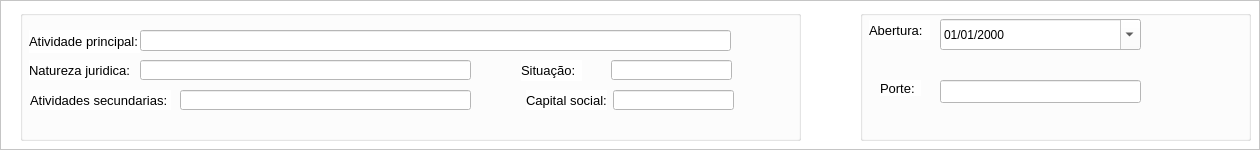
            <widget class="QFrame" name="frame_16">
             <property name="styleSheet">
              <string notr="true">background-color: rgb(255, 255, 255);</string>
             </property>
             <property name="frameShape">
              <enum>QFrame::StyledPanel</enum>
             </property>
             <property name="frameShadow">
              <enum>QFrame::Raised</enum>
             </property>
             <widget class="QGroupBox" name="groupBox_15">
              <property name="geometry">
               <rect>
                <x>20</x>
                <y>10</y>
                <width>781</width>
                <height>131</height>
               </rect>
              </property>
              <property name="title">
               <string/>
              </property>
              <widget class="QLineEdit" name="capitalSocialEmpresa">
               <property name="geometry">
                <rect>
                 <x>593</x>
                 <y>80</y>
                 <width>121</width>
                 <height>20</height>
                </rect>
               </property>
               <property name="font">
                <font>
                 <family>Arial</family>
                 <pointsize>10</pointsize>
                </font>
               </property>
               <property name="styleSheet">
                <string notr="true">background-color: rgb(255, 255, 255);</string>
               </property>
               <property name="text">
                <string/>
               </property>
              </widget>
              <widget class="QLabel" name="label_89">
               <property name="geometry">
                <rect>
                 <x>506</x>
                 <y>80</y>
                 <width>81</width>
                 <height>20</height>
                </rect>
               </property>
               <property name="font">
                <font>
                 <family>Arial</family>
                 <pointsize>10</pointsize>
                </font>
               </property>
               <property name="text">
                <string>Capital social:</string>
               </property>
              </widget>
              <widget class="QLabel" name="label_86">
               <property name="geometry">
                <rect>
                 <x>9</x>
                 <y>50</y>
                 <width>101</width>
                 <height>20</height>
                </rect>
               </property>
               <property name="font">
                <font>
                 <family>Arial</family>
                 <pointsize>10</pointsize>
                </font>
               </property>
               <property name="text">
                <string>Natureza juridica:</string>
               </property>
              </widget>
              <widget class="QLineEdit" name="naturezaJuridica">
               <property name="geometry">
                <rect>
                 <x>120</x>
                 <y>50</y>
                 <width>331</width>
                 <height>20</height>
                </rect>
               </property>
               <property name="font">
                <font>
                 <family>Arial</family>
                 <pointsize>10</pointsize>
                </font>
               </property>
               <property name="styleSheet">
                <string notr="true">background-color: rgb(255, 255, 255);</string>
               </property>
               <property name="text">
                <string/>
               </property>
              </widget>
              <widget class="QLabel" name="label_85">
               <property name="geometry">
                <rect>
                 <x>9</x>
                 <y>20</y>
                 <width>111</width>
                 <height>23</height>
                </rect>
               </property>
               <property name="font">
                <font>
                 <family>Arial</family>
                 <pointsize>10</pointsize>
                </font>
               </property>
               <property name="text">
                <string>Atividade principal:</string>
               </property>
              </widget>
              <widget class="QLineEdit" name="atividadePrincipal">
               <property name="geometry">
                <rect>
                 <x>120</x>
                 <y>20</y>
                 <width>591</width>
                 <height>21</height>
                </rect>
               </property>
               <property name="font">
                <font>
                 <family>Arial</family>
                 <pointsize>10</pointsize>
                </font>
               </property>
               <property name="styleSheet">
                <string notr="true">background-color: rgb(255, 255, 255);</string>
               </property>
               <property name="text">
                <string/>
               </property>
              </widget>
              <widget class="QLineEdit" name="situacaoEmpresa">
               <property name="geometry">
                <rect>
                 <x>591</x>
                 <y>50</y>
                 <width>121</width>
                 <height>20</height>
                </rect>
               </property>
               <property name="font">
                <font>
                 <family>Arial</family>
                 <pointsize>10</pointsize>
                </font>
               </property>
               <property name="styleSheet">
                <string notr="true">background-color: rgb(255, 255, 255);</string>
               </property>
               <property name="text">
                <string/>
               </property>
              </widget>
              <widget class="QLabel" name="label_88">
               <property name="geometry">
                <rect>
                 <x>501</x>
                 <y>50</y>
                 <width>61</width>
                 <height>21</height>
                </rect>
               </property>
               <property name="font">
                <font>
                 <family>Arial</family>
                 <pointsize>10</pointsize>
                </font>
               </property>
               <property name="text">
                <string>Situação:</string>
               </property>
              </widget>
              <widget class="QLabel" name="label_94">
               <property name="geometry">
                <rect>
                 <x>10</x>
                 <y>80</y>
                 <width>141</width>
                 <height>20</height>
                </rect>
               </property>
               <property name="font">
                <font>
                 <family>Arial</family>
                 <pointsize>10</pointsize>
                </font>
               </property>
               <property name="text">
                <string>Atividades secundarias:</string>
               </property>
              </widget>
              <widget class="QLineEdit" name="atividadeSecundarias">
               <property name="geometry">
                <rect>
                 <x>160</x>
                 <y>80</y>
                 <width>291</width>
                 <height>20</height>
                </rect>
               </property>
               <property name="font">
                <font>
                 <family>Arial</family>
                 <pointsize>10</pointsize>
                </font>
               </property>
               <property name="styleSheet">
                <string notr="true">background-color: rgb(255, 255, 255);</string>
               </property>
               <property name="text">
                <string/>
               </property>
              </widget>
             </widget>
             <widget class="QGroupBox" name="groupBox_28">
              <property name="geometry">
               <rect>
                <x>860</x>
                <y>10</y>
                <width>391</width>
                <height>131</height>
               </rect>
              </property>
              <property name="title">
               <string/>
              </property>
              <widget class="QLineEdit" name="porteEmpresa">
               <property name="geometry">
                <rect>
                 <x>80</x>
                 <y>70</y>
                 <width>201</width>
                 <height>23</height>
                </rect>
               </property>
               <property name="font">
                <font>
                 <family>Arial</family>
                 <pointsize>10</pointsize>
                </font>
               </property>
               <property name="styleSheet">
                <string notr="true">background-color: rgb(255, 255, 255);</string>
               </property>
               <property name="text">
                <string/>
               </property>
              </widget>
              <widget class="QLabel" name="label_70">
               <property name="geometry">
                <rect>
                 <x>20</x>
                 <y>70</y>
                 <width>41</width>
                 <height>16</height>
                </rect>
               </property>
               <property name="font">
                <font>
                 <family>Arial</family>
                 <pointsize>10</pointsize>
                </font>
               </property>
               <property name="text">
                <string>Porte:</string>
               </property>
              </widget>
              <widget class="QLabel" name="label_87">
               <property name="geometry">
                <rect>
                 <x>9</x>
                 <y>10</y>
                 <width>61</width>
                 <height>20</height>
                </rect>
               </property>
               <property name="font">
                <font>
                 <family>Arial</family>
                 <pointsize>10</pointsize>
                </font>
               </property>
               <property name="text">
                <string>Abertura:</string>
               </property>
              </widget>
              <widget class="QDateEdit" name="dateEdit">
               <property name="geometry">
                <rect>
                 <x>80</x>
                 <y>9</y>
                 <width>201</width>
                 <height>31</height>
                </rect>
               </property>
               <property name="displayFormat">
                <string>dd/MM/yyyy</string>
               </property>
               <property name="calendarPopup">
                <bool>true</bool>
               </property>
              </widget>
             </widget>
            </widget>
